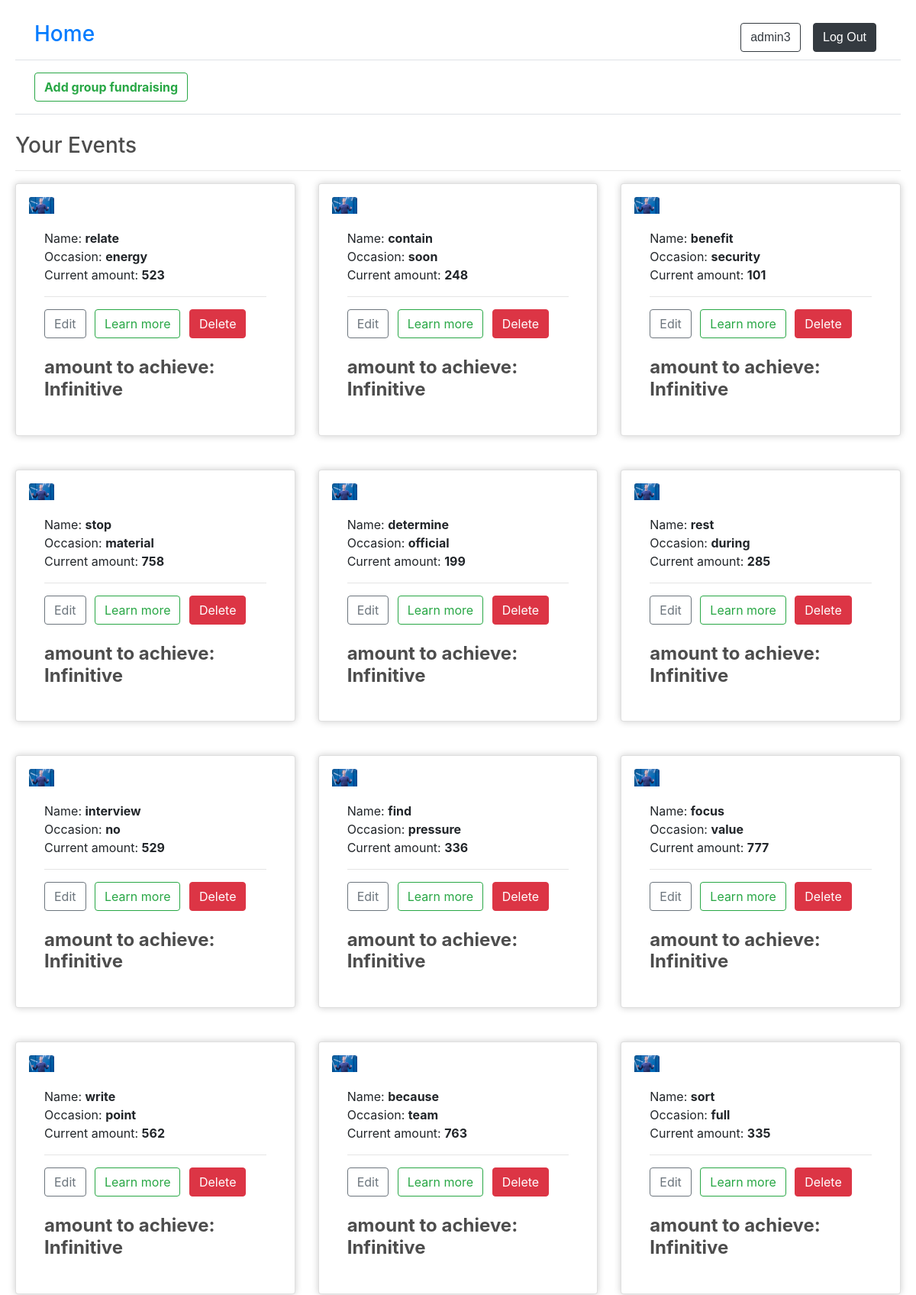
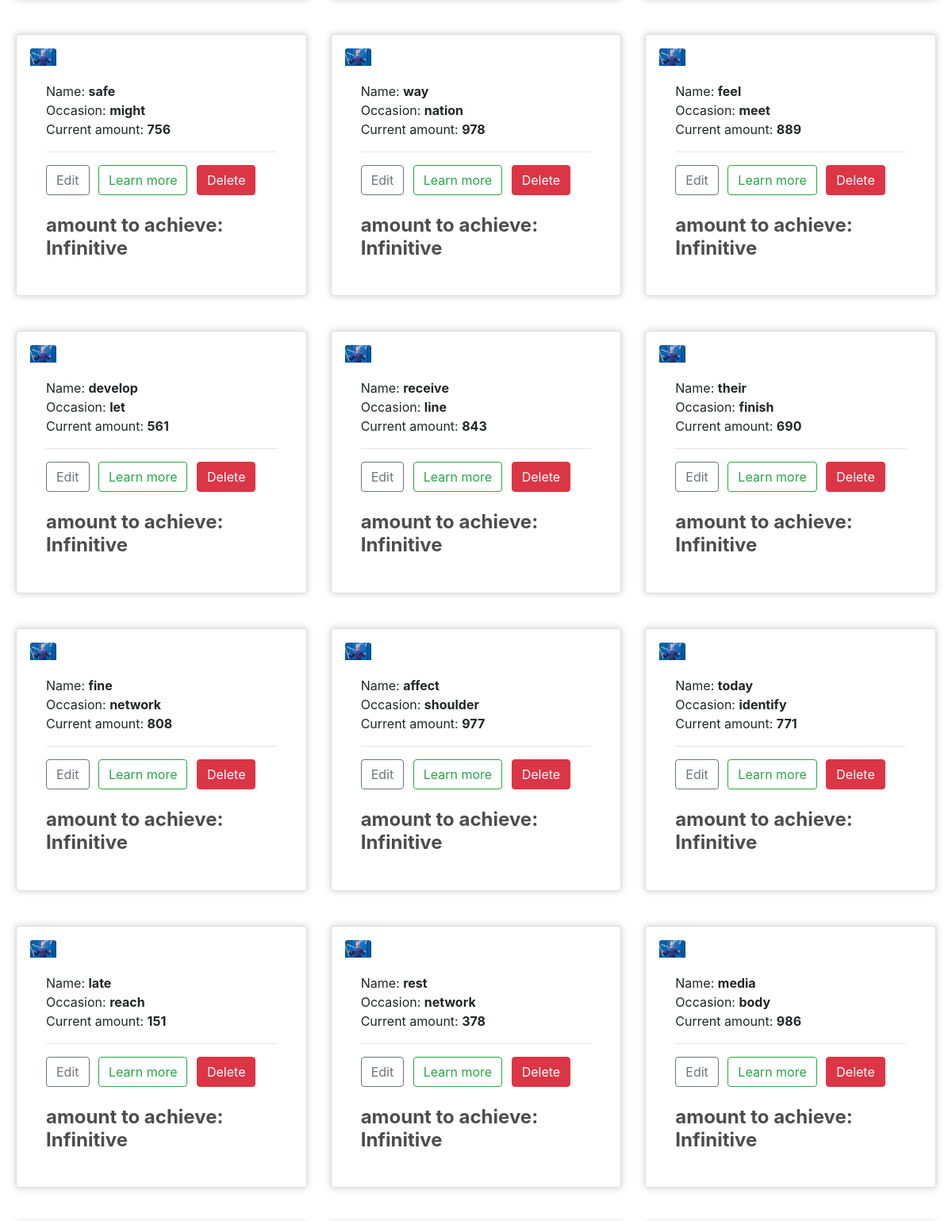
The app's page /profile (signed in, upper part) with its own data (2 pictures, top to bottom).
### task_app/models.py (models this page shows, shortened)
class Collect(models.Model):
    author = models.ForeignKey(User, on_delete=models.CASCADE)
    name = models.CharField(max_length=100)
    occasion = models.CharField(max_length=100)
    description = models.TextField()
    amount_to_achieve = models.CharField(max_length=100, default='Infinitive')
    current_amount = models.IntegerField()
    image = models.ImageField(upload_to='covers/')
    date_finish = models.DateTimeField()
    when_created = models.DateTimeField(auto_now_add=True)
    FIO = models.CharField(max_length=100)
    class Meta:
        verbose_name = 'Collect'
        verbose_name_plural = 'Collects'

### task_app/views.py (the view)
# urls.py: path('profile', views.profile, name='profile'),
def profile(request):
    user = request.user
    if user.is_authenticated:
        events = Collect.objects.filter(author=user)
        context = {'events':events[::-1]}
        return render(request, 'task_app/profile.html', context)
    else:
        return redirect('login')

### task_app/templates/task_app/profile.html (shortened to what this page needs)
<!DOCTYPE html>
{% load static %}
<html lang="en">
<head>
    <link rel="stylesheet" href="{% static 'task_app/base.css' %}">
    <link rel="stylesheet" href="{% static 'task_app/index.css' %}">
    <link rel="stylesheet" href="https://cdn.jsdelivr.net/npm/bootstrap@4.3.1/dist/css/bootstrap.min.css">
</head>
<body>
<nav class="py-2 bg-body-tertiary border-bottom">
    <div class="container d-flex flex-wrap justify-content-between align-items-center">
        <h3><a href="{% url 'home' %}">Home</a></h3>
        <ul class="nav ms-auto">
            {% if user.is_authenticated %}
                <div class="user-info">
                    <a href="{% url 'home' %}">
                        <span class="username btn btn-outline-dark">{{ user.username }}</span>
                    </a>
    <a href="{% url 'logout2' %}" class="logout-link btn btn-dark">Log Out</a>
                </div>
            {% endif %}
        </ul>
    </div>
</nav>
<header class="py-3 mb-4 border-bottom">
    <div class="container d-flex flex-wrap justify-content-between align-items-center">
        <a href="{% url 'add_group' %}" class="btn btn-outline-success d-flex align-items-center mb-3 mb-lg-0 me-lg-auto link-body-emphasis text-decoration-none">
            <b><span class="fs-4">Add group fundraising</span></b>
        </a>
    </div>
</header>
<h3>Your Events</h3>
<hr>
<div class="row">
    {% for i in events %}
    <div class="col-lg-4">
        <div class="card mb-4 box-element product">
            <img class="card-img-top" src="{{i.image.url}}" alt="{{i.company_name}} Image" style="max-width: 10%; height: 100;">
            <div class="card-body">
                Name:
                <strong>{{i.name|truncatechars_html:30}}</strong>
                <br>
                Occasion: <strong>{{i.occasion|truncatechars_html:38}}</strong>
                <br>
                Current amount: <strong>{{i.current_amount|truncatechars_html:30}}</strong>
                <br>
                <hr>
                <a href="{% url 'change' i.id %}">
               <button data-product='{{i.id}}' class="btn btn-outline-secondary add-btn update-cart">Edit</button>
                </a>
                <a href="{% url 'about' i.id %}" class="btn btn-outline-success">Learn more</a>
                <a href="{% url 'delete1' i.id %}" class="btn btn-danger">Delete</a>
                <br>
                <br>
                <h4 style="display: inline-block; float: right;"><strong>amount to achieve: {{i.amount_to_achieve}}</strong></h4>
            </div>
        </div>
    </div>
    {% endfor %}
</div>
</body>
</html>

### task_app/static/task_app/base.css (style rules this page uses)
.user-info { font-family: 'Arial', sans-serif; font-size: 16px; color: #333; margin-left: auto }
.username { font-weight: bold; color: #000000; margin-right: 5px; }
.logout-link { color: #dc3545; text-decoration: none; margin-left: 5px; }

### task_app/static/task_app/index.css (style rules this page uses)
body { background-color: hsl(0, 0%, 98%); padding: 20px; }
h1, h2, h3, h4, h5, h6 { color: hsl(0, 0%, 30%); }
.box-element { box-shadow: hsl(0, 0%, 80%) 0 0 10px; background-color: #fff; border-radius: 4px; padding: 17px; }
.product { border-radius: 0 0 4px 4px; }
.col-lg-4 { margin-bottom: 20px; }
.btn { border-radius: 0; margin-right: 7px }
h4 { font-size: 17px; }

### records on screen
Collect: image (picture), name "relate", occasion "energy", current_amount "523", amount_to_achieve "Infinitive"
Collect: image (picture), name "contain", occasion "soon", current_amount "248", amount_to_achieve "Infinitive"
Collect: image (picture), name "benefit", occasion "security", current_amount "101", amount_to_achieve "Infinitive"
Collect: image (picture), name "stop", occasion "material", current_amount "758", amount_to_achieve "Infinitive"
Collect: image (picture), name "determine", occasion "official", current_amount "199", amount_to_achieve "Infinitive"
Collect: image (picture), name "rest", occasion "during", current_amount "285", amount_to_achieve "Infinitive"
Collect: image (picture), name "interview", occasion "no", current_amount "529", amount_to_achieve "Infinitive"
Collect: image (picture), name "find", occasion "pressure", current_amount "336", amount_to_achieve "Infinitive"
Collect: image (picture), name "focus", occasion "value", current_amount "777", amount_to_achieve "Infinitive"
Collect: image (picture), name "write", occasion "point", current_amount "562", amount_to_achieve "Infinitive"
Collect: image (picture), name "because", occasion "team", current_amount "763", amount_to_achieve "Infinitive"
Collect: image (picture), name "sort", occasion "full", current_amount "335", amount_to_achieve "Infinitive"
Collect: image (picture), name "safe", occasion "might", current_amount "756", amount_to_achieve "Infinitive"
Collect: image (picture), name "way", occasion "nation", current_amount "978", amount_to_achieve "Infinitive"
Collect: image (picture), name "feel", occasion "meet", current_amount "889", amount_to_achieve "Infinitive"
Collect: image (picture), name "develop", occasion "let", current_amount "561", amount_to_achieve "Infinitive"
Collect: image (picture), name "receive", occasion "line", current_amount "843", amount_to_achieve "Infinitive"
Collect: image (picture), name "their", occasion "finish", current_amount "690", amount_to_achieve "Infinitive"
Collect: image (picture), name "fine", occasion "network", current_amount "808", amount_to_achieve "Infinitive"
Collect: image (picture), name "affect", occasion "shoulder", current_amount "977", amount_to_achieve "Infinitive"
Collect: image (picture), name "today", occasion "identify", current_amount "771", amount_to_achieve "Infinitive"
Collect: image (picture), name "late", occasion "reach", current_amount "151", amount_to_achieve "Infinitive"
Collect: image (picture), name "rest", occasion "network", current_amount "378", amount_to_achieve "Infinitive"
Collect: image (picture), name "media", occasion "body", current_amount "986", amount_to_achieve "Infinitive"

### other values on screen
{{ user.username }} "admin3"
